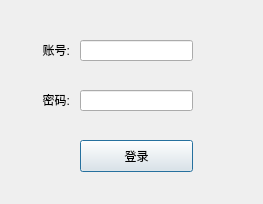
<?xml version="1.0" encoding="UTF-8"?>
<ui version="4.0">
 <class>SystemMain</class>
 <widget class="QDialog" name="SystemMain">
  <property name="geometry">
   <rect>
    <x>0</x>
    <y>0</y>
    <width>263</width>
    <height>204</height>
   </rect>
  </property>
  <property name="windowTitle">
   <string>运动会管理系统登录</string>
  </property>
  <widget class="QLineEdit" name="lineEdit">
   <property name="geometry">
    <rect>
     <x>80</x>
     <y>40</y>
     <width>113</width>
     <height>21</height>
    </rect>
   </property>
  </widget>
  <widget class="QLineEdit" name="lineEdit_2">
   <property name="geometry">
    <rect>
     <x>80</x>
     <y>90</y>
     <width>113</width>
     <height>21</height>
    </rect>
   </property>
  </widget>
  <widget class="QPushButton" name="pushButton">
   <property name="geometry">
    <rect>
     <x>80</x>
     <y>140</y>
     <width>113</width>
     <height>32</height>
    </rect>
   </property>
   <property name="text">
    <string>登录</string>
   </property>
  </widget>
  <widget class="QLabel" name="label">
   <property name="geometry">
    <rect>
     <x>10</x>
     <y>42</y>
     <width>60</width>
     <height>16</height>
    </rect>
   </property>
   <property name="text">
    <string>账号:</string>
   </property>
   <property name="alignment">
    <set>Qt::AlignRight|Qt::AlignTrailing|Qt::AlignVCenter</set>
   </property>
  </widget>
  <widget class="QLabel" name="label_2">
   <property name="geometry">
    <rect>
     <x>10</x>
     <y>92</y>
     <width>60</width>
     <height>16</height>
    </rect>
   </property>
   <property name="text">
    <string>密码:</string>
   </property>
   <property name="alignment">
    <set>Qt::AlignRight|Qt::AlignTrailing|Qt::AlignVCenter</set>
   </property>
  </widget>
 </widget>
 <resources/>
 <connections/>
</ui>
